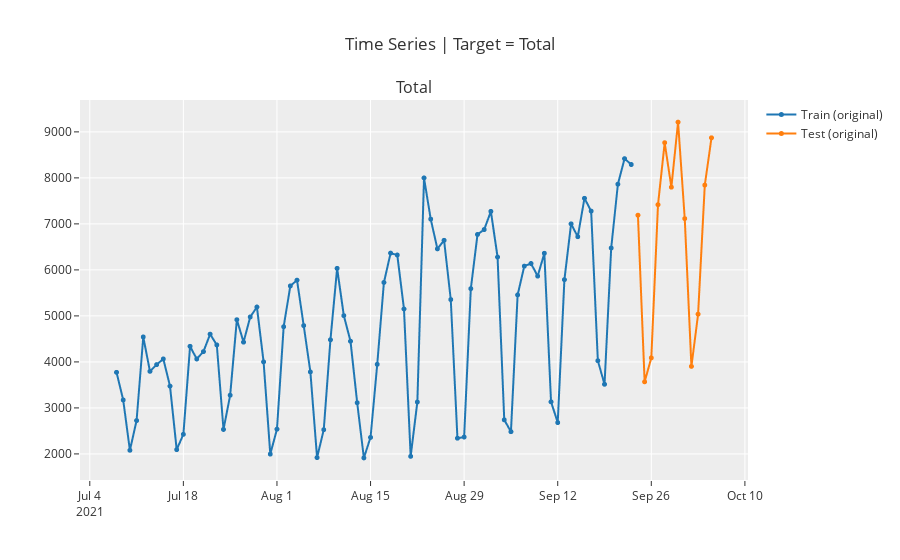

The notebook cell this image was saved under:
### Markdown cell above
## EDA-2nd

### Code cell
plot_model(plot='train_test_split')
